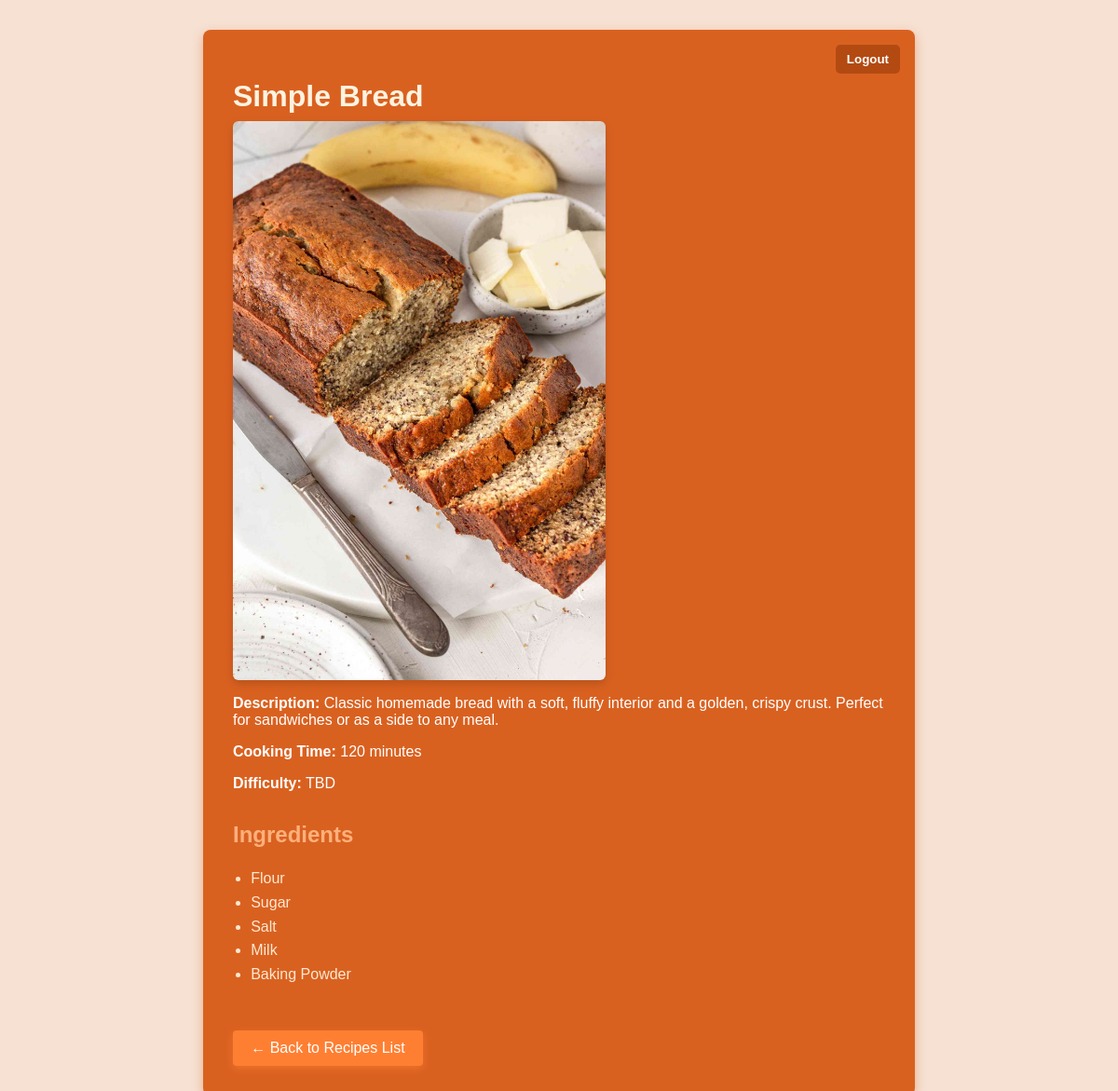
Page /detail/10/ (signed in) on the committed database.
### recipes/models.py (models this page shows, shortened)
class Recipe(models.Model):
    title = models.CharField(max_length=200)
    description = models.TextField(blank=True)
    cooking_time = models.PositiveIntegerField(help_text="Enter cooking time in minutes")
    difficulty = models.CharField(max_length=20, default="TBD")
    ingredients = models.ManyToManyField(Ingredient, through='RecipeIngredient')
    pic = models.ImageField(upload_to="recipes", default="no_picture.jpeg")

### recipeingredients/models.py (models this page shows, shortened)
class RecipeIngredient(models.Model):
    recipe = models.ForeignKey(
        Recipe, on_delete=models.CASCADE, related_name='recipe_ingredients'  # e.g. use this
    )
    ingredient = models.ForeignKey(Ingredient, on_delete=models.CASCADE)

### ingredients/models.py (models this page shows, shortened)
class Ingredient(models.Model):
    name = models.CharField(max_length=200)

### recipes/views.py (the view)
# urls.py: path('detail/<int:pk>/', recipe_detail, name='recipe_detail'),
@login_required(login_url='login')
def recipe_detail(request, pk):
    recipe = get_object_or_404(Recipe, pk=pk)
    return render(request, 'recipes/recipe_detail.html', {'recipe': recipe})

### recipes/templates/recipes/recipe_detail.html (shortened to what this page needs)
<!DOCTYPE html>
<html lang="en">
<head>
</head>
<body>
  <div class="container">
    <form class="logout-form" action="{% url 'recipes:logout' %}" method="post">
      <button type="submit" aria-label="Logout">Logout</button>
    </form>
    <h1>{{ recipe.title }}</h1>
    <img src="{{ recipe.pic.url }}" alt="{{ recipe.title }}" />
    <p><strong>Description:</strong> {{ recipe.description }}</p>
    <p><strong>Cooking Time:</strong> {{ recipe.cooking_time }} minutes</p>
    <p><strong>Difficulty:</strong> {{ recipe.difficulty }}</p>
    <h2>Ingredients</h2>
    <ul>
      {% for ri in recipe.recipe_ingredients.all %}
        <li>{{ ri.ingredient.name }}</li>
      {% empty %}
        <li>No ingredients found.</li>
      {% endfor %}
    </ul>
    <a href="{% url 'recipes:recipe_list' %}">← Back to Recipes List</a>
  </div>
</body>
</html>

### recipes/templates/recipes/recipe_detail.html (style rules this page uses)
body { font-family: Arial, sans-serif; margin: 2rem; background-color: #f6e1d3; color: #3a2e2e; }
.container { background-color: #d96120; border-radius: 8px; padding: 2rem; max-width: 700px; margin: auto; box-shadow: 0 4px 12px rgba(217, 97, 32, 0.4); color: #fff; position: relative; }
img { width: 100%; max-width: 400px; height: auto; display: block; margin-bottom: 1rem; border-radius: 6px; box-shadow: 0 4px 10px rgba(0,0,0,0.15); }
h1 { color: #fff3e0; margin-bottom: 0.5rem; }
h2 { margin-top: 2rem; color: #ffb07c; }
ul { padding-left: 1.2rem; color: #ffe8d1; }
li { line-height: 1.6; }
p strong { color: #fff; }
a { display: inline-block; margin-top: 2rem; padding: 0.6rem 1.2rem; background-color: #ff7f32; color: white; text-decoration: none; border-radius: 4px; box-shadow: 0 3px 8px rgba(255,127,50,0.6); transition: background-color 0.3s ease; }
form.logout-form { position: absolute; top: 1rem; right: 1rem; margin: 0; }
form.logout-form button { background-color: #b34a12; border: none; color: white; padding: 8px 12px; border-radius: 5px; cursor: pointer; font-weight: 600; transition: background-color 0.3s ease; }

### rows in the picture
Recipe: title "Simple Bread", pic (picture), description "Classic homemade bread with a soft, fluffy interior and a golden, crispy crust. Perfect for sandwiches or as a side to any meal.", cooking_time "120", difficulty "TBD"
RecipeIngredient: ingredient.name "Flour"
RecipeIngredient: ingredient.name "Sugar"
RecipeIngredient: ingredient.name "Salt"
RecipeIngredient: ingredient.name "Milk"
RecipeIngredient: ingredient.name "Baking Powder"
